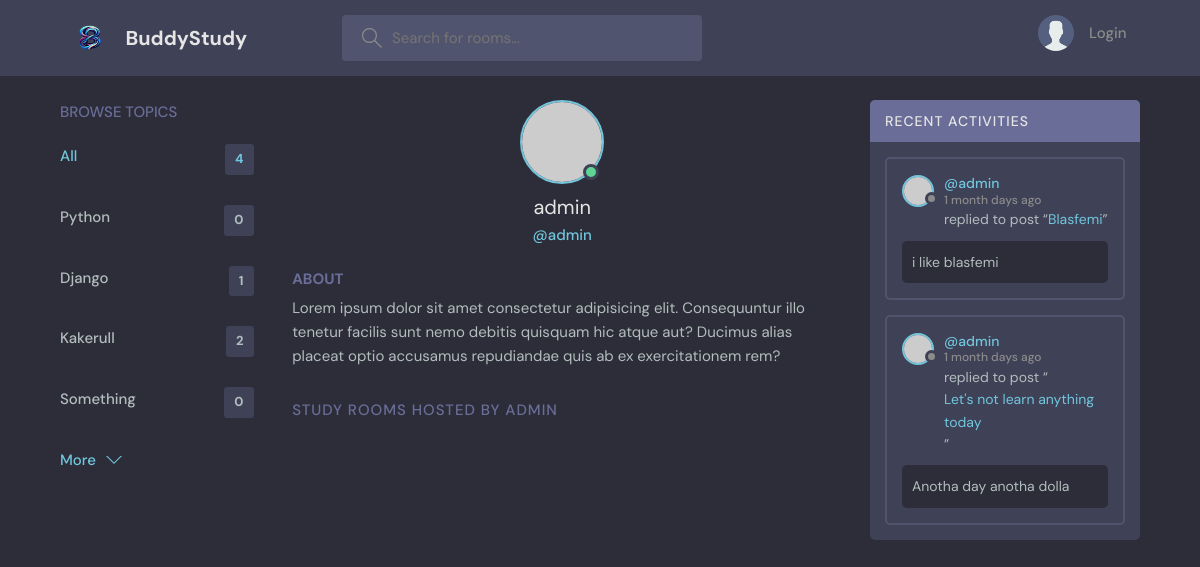
/profile/1/, run on an earlier commit of the app's database.
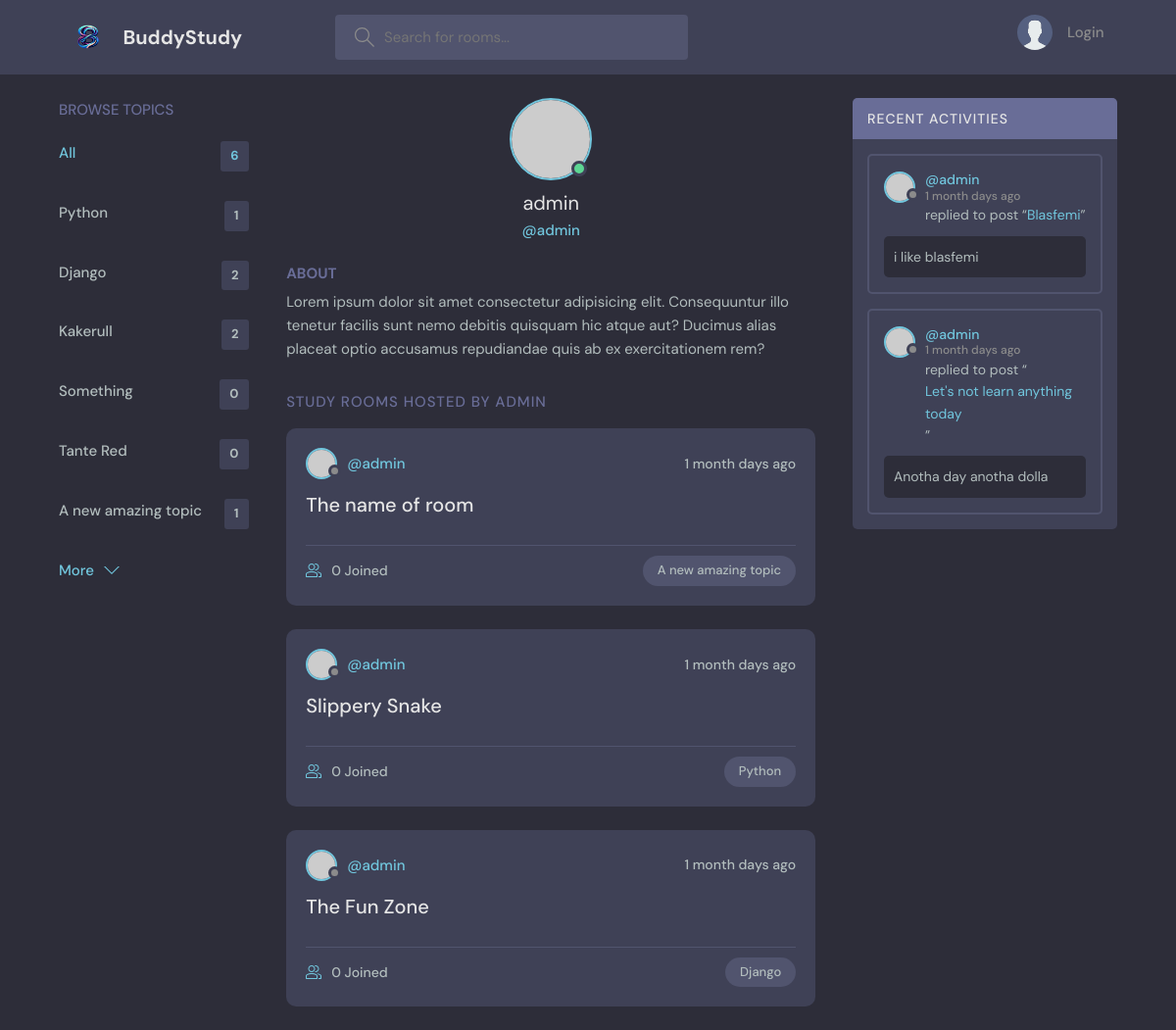
And on a later commit of the database.
### base/models.py (models this page shows, shortened)
class Topic(models.Model):
    name = models.CharField(max_length=200)

class Message(models.Model):
    user = models.ForeignKey(User, on_delete=models.CASCADE) #When a user is deleted all the children are deleted
    room = models.ForeignKey(Room, on_delete=models.CASCADE) #When parent(Room) is deleted all the messages in the room is deleted
    body = models.TextField()
    updated = models.DateTimeField(auto_now=True) #Saves the timestamp when data is saved
    created = models.DateTimeField(auto_now_add=True) #Only take a timestamp when the data is created
    class Meta:
        ordering = ['-updated', '-created']

class Room(models.Model):
    host = models.ForeignKey(User, on_delete=models.SET_NULL, null=True)
    topic = models.ForeignKey(Topic, on_delete=models.SET_NULL, null=True) #If a topic is deleted
    name = models.CharField(max_length=200)
    description = models.TextField(null=True, blank=True) #Allows for data to be blank when creating new data
    participants = models.ManyToManyField(User, related_name='participants', blank=True)
    updated = models.DateTimeField(auto_now=True) #Saves the timestamp when data is saved
    created = models.DateTimeField(auto_now_add=True) #Only take a timestamp when the data is created
    class Meta:
        ordering = ['-updated', '-created']
    def __str__(self):
        return self.name

### base/views.py (the view)
# urls.py: path('profile/<str:pk>/', views.userProfile, name='user-profile'),
def userProfile(request, pk):
    user = User.objects.get(id=pk)
    rooms = user.room_set.all() #Gives us all the children of a object by giving the model name: 'room', and '_set'
    room_messages = user.message_set.all()
    topics = Topic.objects.all()
    context = {'user':user, 'rooms': rooms, 'topics':topics, 'room_messages':room_messages}
    return render(request, 'base/profile.html', context)

### base/templates/base/profile.html (shortened to what this page needs)
{% extends 'main.html' %}
{% block content %}
  <main class="profile-page layout layout--3">
    <div class="container">
      {% include 'base/topics_component.html' %}
      <div class="roomList">
        <div class="profile">
          <div class="profile__avatar">
            <div class="avatar avatar--large active">
              <img src="https://randomuser.me/api/portraits/men/11.jpg" />
            </div>
          </div>
          <div class="profile__info">
            <h3>{{user.username}}</h3>
            <p>@{{user.username}}</p>
          </div>
          <div class="profile__about">
            <h3>About</h3>
            <p>
              Lorem ipsum dolor sit amet consectetur adipisicing elit. Consequuntur illo tenetur
              facilis sunt nemo debitis quisquam hic atque aut? Ducimus alias placeat optio
              accusamus repudiandae quis ab ex exercitationem rem?
            </p>
          </div>
        </div>
        <div class="roomList__header">
          <div>
            <h2>Study Rooms Hosted by {{user.username}}</a>
            </h2>
          </div>
        </div>
        {% include 'base/feed_component.html' %}
      </div>
      {% include 'base/activity_component.html' %}
    </div>
  </main>
  {% endblock content %}

### templates/main.html (shortened to what this page needs)
<!DOCTYPE html>
{% load static %}
<html lang="en">
  <head>
    <link rel="stylesheet" href="{% static 'styles/style.css' %}" />
  </head>
  <body>
    {% include 'navbar.html' %}
    {% block content %}
    {% endblock %}
  </body>
</html>

### templates/navbar.html (shortened to what this page needs)
{% load static %}
<header class="header header--loggedIn">
    <div class="container">
      <a href="{% url 'home' %}" class="header__logo">
        <img src="{% static 'images/logo.png' %}" width="100" height="100" />
        <h1>BuddyStudy</h1>
      </a>
      <form class="header__search" method="GET" action="{% url 'home' %}">
        <label>
          <input type="text" name="q" placeholder="Search for rooms..." />
        </label>
      </form>
      <nav class="header__menu">
        {% if request.user.is_authenticated %}
        <div class="header__user">
          <a href="{% url 'user-profile' user.id %}">
            <div class="avatar avatar--medium active">
              <img src="https://randomuser.me/api/portraits/men/37.jpg" />
            </div>
            <p>{{request.user.username}} <span>@{{request.user.username}}</span></p>
          </a>
          <button class="dropdown-button">
            <svg version="1.1" xmlns="http://www.w3.org/2000/svg" width="32" height="32" viewBox="0 0 32 32">
              <title>chevron-down</title>
              <path d="M16 21l-13-13h-3l16 16 16-16h-3l-13 13z"></path>
            </svg>
          </button>
        </div>
        {% else %}
        <a href="{% url 'login' %}">
          <img src="{% static 'images/avatar.svg' %}" />
          <p>Login</p>
        </a>
        {% endif %}
      </nav>
    </div>
  </header>

### base/templates/base/topics_component.html
<div class="topics">
    <div class="topics__header">
      <h2>Browse Topics</h2>
    </div>
    <ul class="topics__list">
      <li>
        <a href="{% url 'home' %}" class="active">All <span>{{topics.count}}</span></a>
      </li>
      {% for topic in topics %}
      <li>
        <a href="{%url 'home' %}?q={{topic.name}}">{{topic.name}} <span>{{topic.room_set.all.count}}</span></a>
      </li>
      {% endfor %}
    </ul>
    <a class="btn btn--link" href="{% url 'topics' %}">
      More
      <svg version="1.1" xmlns="http://www.w3.org/2000/svg" width="32" height="32" viewBox="0 0 32 32">
        <title>chevron-down</title>
        <path d="M16 21l-13-13h-3l16 16 16-16h-3l-13 13z"></path>
      </svg>
    </a>
  </div>

### base/templates/base/feed_component.html (shortened to what this page needs)
{% for room in rooms %}
<div class="roomListRoom">
    <div class="roomListRoom__header">
      <a href="{% url 'user-profile'  room.host.id%}" class="roomListRoom__author">
        <div class="avatar avatar--small">
          <img src="https://randomuser.me/api/portraits/women/11.jpg" />
        </div>
        <span>@{{room.host.username}}</span>
      </a>
      <div class="roomListRoom__actions">
        <span>{{room.created|timesince}} days ago</span>
      </div>
    </div>
    <div class="roomListRoom__content">
      <a href="{% url 'room' room.id %}">{{room.name}}</a>
    </div>
    <div class="roomListRoom__meta">
      <a href="{% url 'room' room.id %}" class="roomListRoom__joined">
        {{room.participants.all.count}} Joined
      </a>
      <p class="roomListRoom__topic">{{room.topic.name}}</p>
    </div>
  </div>
{% endfor %}

### base/templates/base/activity_component.html (shortened to what this page needs)
<div class="activities">
    <div class="activities__header">
      <h2>Recent Activities</h2>
    </div>
    {% for message in room_messages %}
    <div class="activities__box">
      <div class="activities__boxHeader roomListRoom__header">
        <a href="{% url 'user-profile'  message.user.id %}" class="roomListRoom__author">
          <div class="avatar avatar--small">
            <img src="https://randomuser.me/api/portraits/women/11.jpg" />
          </div>
          <p>
            @{{message.user}}
            <span>{{message.created|timesince}} days ago</span>
          </p>
        </a>
      </div>
      <div class="activities__boxContent">
        <p>replied to post “<a href="{% url 'room' message.room.id %}">{{message.room}}</a>”</p>
        <div class="activities__boxRoomContent">
          {{message.body}}
        </div>
      </div>
    </div>
    {% endfor %}
  </div>

What changed in the data, as far as the page shows it:
computed for Topic "Python": room_set.all.count "0" → "1"
computed for Topic "Django": room_set.all.count "1" → "2"
added Topic: name "Tante Red", room_set.all.count "0"
added Topic: name "A new amazing topic", room_set.all.count "1"
added Room: host.username "admin", created "1 month", name "The name of room", participants.all.count "0", topic.name "A new amazing topic"
added Room: host.username "admin", created "1 month", name "Slippery Snake", participants.all.count "0", topic.name "Python"
added Room: host.username "admin", created "1 month", name "The Fun Zone", participants.all.count "0", topic.name "Django"
Also different on the page:
{{ topics.count }}: "4" → "6"
